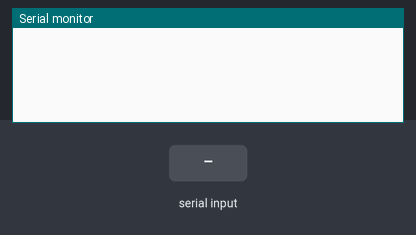
The sketch below on a simulated Arduino Uno, built with avr-gcc and run on an emulated ATmega328P. Parts: the last lines printed to the serial monitor. The test bench sets the inputs (shaded band).

Above: at 1.2 s.
1.3 s: "1" received over Serial
At 4.0 s:
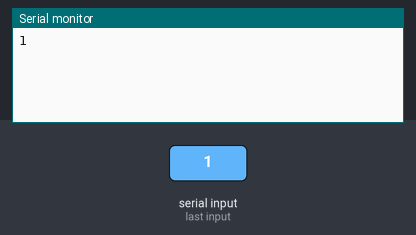
4.3 s: "0" received over Serial
At 5.7 s:
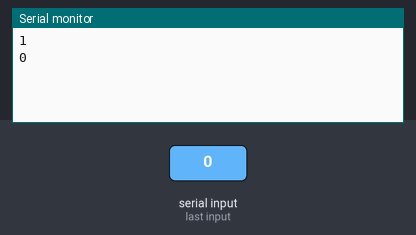
5.8 s: "2" received over Serial
At 8.6 s:
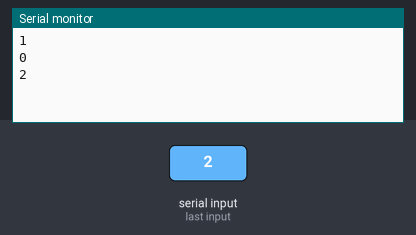
Timing chart, 0 to 10.1 s (numbered marks = the images above; inputs shaded):
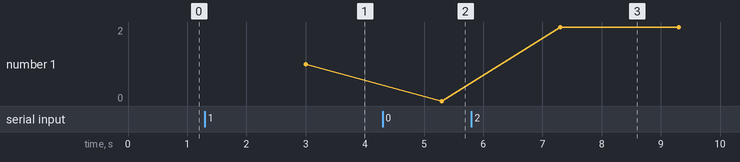

Measured:
- after the input at 1.3 s, the serial monitor: prints a new line after 1.7 s (image 1)
- after the input at 4.3 s, the serial monitor: prints a new line after 1.0 s (image 2)
- after the input at 5.8 s, the serial monitor: prints a new line after 1.5 s (image 3)
- plotted number 1: 1 → 0 after the input at 4.3 s, 0 → 2 after the input at 5.8 s

The sketch:

Receiver.ino
```cpp
//Receiver's code

char Mymessage[10]; //Initialized string to store recieved data

void setup() {
    Serial.begin(9600); //Begin the Serial at 9600 Baud
}

void loop() {
    Serial.readBytes(Mymessage,5); //Read the data and store in Mymessage string
    Serial.println(Mymessage); //Print data on Serial Monitor
    delay(1000);
}
```
